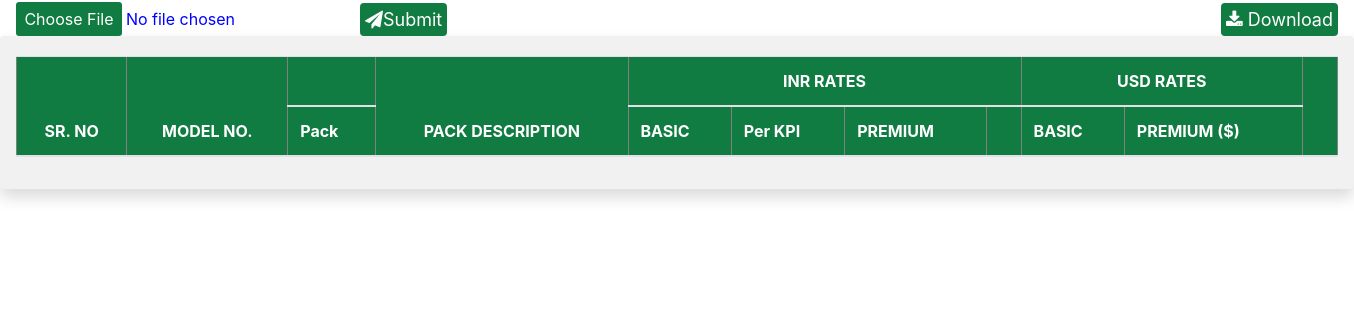
/admins/automatepricing/, run on an earlier commit of the app's database.
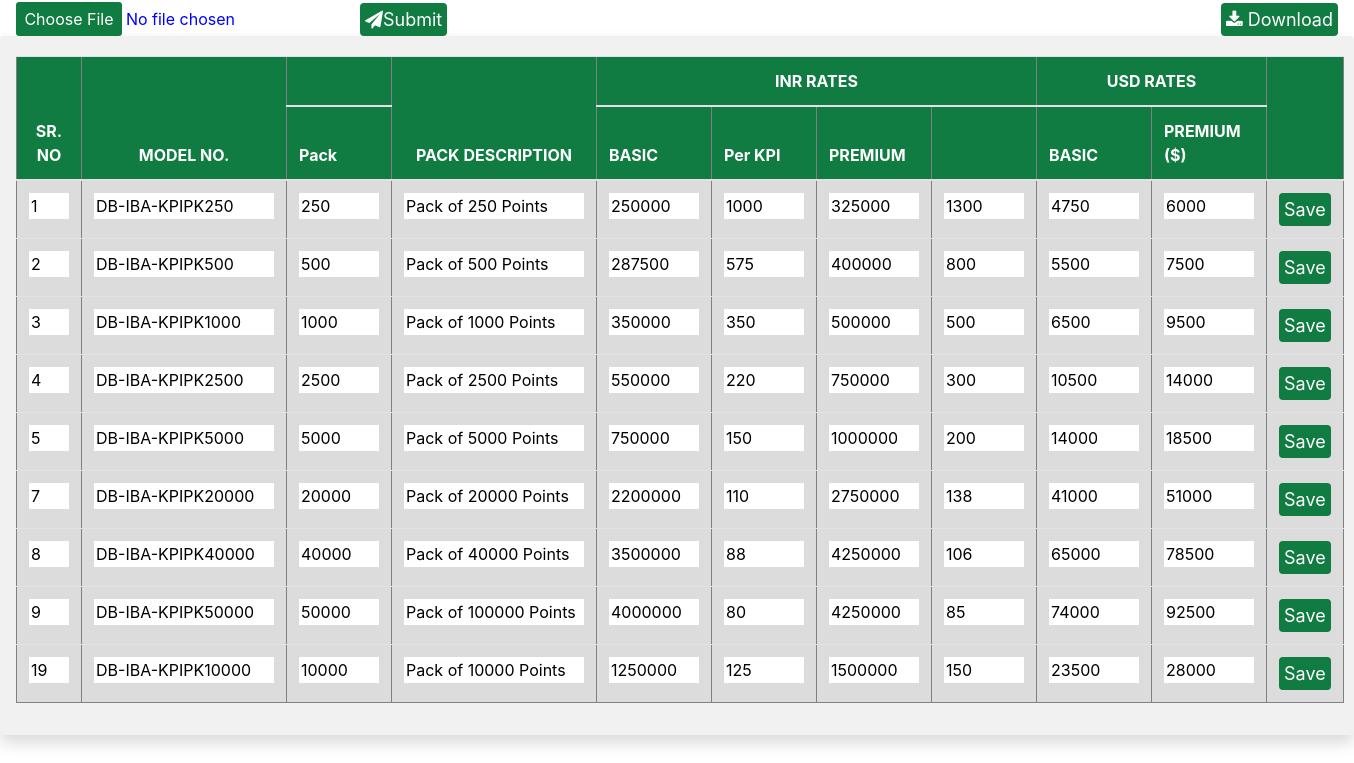
And on a later commit of the database.
### Admin1/models.py (models this page shows)
class Automate_Pricing(models.Model):
    sr_no=models.AutoField(primary_key=True)
    Model_No=models.CharField(max_length=50)
    Max_Slab=models.IntegerField()
    Pack_Desc=models.CharField(max_length=50)
    Inr_Basic=models.IntegerField()
    Inr_Basic_Per_Kpi=models.IntegerField()
    Inr_Premium=models.IntegerField()
    Inr_Premium_Per_Kpi=models.IntegerField()
    Usd_Basic=models.IntegerField()
    Usd_Premium=models.IntegerField()

### Admin1/views.py (the view)
# urls.py: path('automatepricing/',views.automatepricing,name='automatepricing'),
def automatepricing(request):
	entries=Automate_Pricing.objects.all()
	return render(request,'Admin1/automatepricing.html',context={'entries':entries})

### templates/Admin1/automatepricing.html (shortened to what the changed rows need)
<!DOCTYPE html>
<html lang="en">
<head>
    <link rel="stylesheet" href="https://cdnjs.cloudflare.com/ajax/libs/font-awesome/4.7.0/css/font-awesome.min.css">
    <link rel="stylesheet" href="https://cdn.jsdelivr.net/npm/bootstrap@4.1.3/dist/css/bootstrap.min.css"
>
</head>
<body>
    <div style="width:auto;background-color: rgb(241, 241, 241);" class="shadow p-3 mb-5 rounded">
        <form class="my-1">
            <table class="table" border="1">
                <thead style="background-color: #107C41;color:white">
                    <tr style="text-align:center;" style="background-color: #107C41;color:white">
                        <th rowspan="2">SR. NO</th>
                        <th rowspan="2">MODEL NO.</th>
                        <th rowspan="1"></th>
                        <th rowspan="2">PACK DESCRIPTION</th>
                        <th rowspan="1" colspan="4">INR RATES</th>
                        <th rowspan="1" colspan="2">USD RATES</th>
                        <th rowspan="2"><br></th>
                    </tr>
                    <tr style="background-color: #107C41;color:white">
                        <th>Pack</th>
                        <th>BASIC</th>
                        <th>Per KPI</th>
                        <th>PREMIUM</th>
                        <th></th>
                        <th>BASIC</th>
                        <th>PREMIUM ($)</th>
                    </tr>
                </thead>
                <tbody>
                    {% for entry in entries %}
                    <tr style="background-color:#DCDCDC">
                        <td><input  style="width: 40px;border:none"
                               readonly="true" value="{{entry.sr_no}}" type="number"></td>
                        <td><input id="{{entry.sr_no}}Model_No" style="width: 180px;border:none"
                                 readonly="true" value="{{entry.Model_No}}" type="text"></td>
                        <td><input id="{{entry.sr_no}}Max_Slab" style="width: 80px;border:none"
                                value="{{entry.Max_Slab}}" type="number"></td>
                        <td><input id="{{entry.sr_no}}Pack_Desc" style="width: 180px;border:none"
                                value="{{entry.Pack_Desc}}" type="text"></td>
                        <td><input id="{{entry.sr_no}}Inr_Basic" style="width: 90px;border:none"
                                value="{{entry.Inr_Basic}}" type="number"></td>
                        <td><input id="{{entry.sr_no}}Inr_Basic_Per_Kpi" style="width: 80px;border:none"
                                value="{{entry.Inr_Basic_Per_Kpi}}" type="number"></td>
                        <td><input id="{{entry.sr_no}}Inr_Premium" style="width: 90px;border:none"
                                value="{{entry.Inr_Premium}}" type="number"></td>
                        <td><input id="{{entry.sr_no}}Inr_Premium_Per_Kpi" style="width: 80px;border:none"
                                value="{{entry.Inr_Premium_Per_Kpi}}" type="number"></td>
                        <td><input id="{{entry.sr_no}}Usd_Basic" style="width: 90px;border:none"
                                value="{{entry.Usd_Basic}}" type="number"></td>
                        <td><input id="{{entry.sr_no}}Usd_Premium" style="width: 90px;border:none"
                                value="{{entry.Usd_Premium}}" type="number"></td>
                        <td><button value="{{entry.sr_no}}"  type="submit"  class="btn btn-primary save">Save</button></td>
                    </tr>
                    {% endfor %}
                </tbody>
            </table>
        </form>
    </div>

What changed in the data, as far as the page shows it:
added Automate_Pricing: sr_no "1", Model_No "DB-IBA-KPIPK250", Max_Slab "250", Pack_Desc "Pack of 250 Points", Inr_Basic "250000", Inr_Basic_Per_Kpi "1000", Inr_Premium "325000", Inr_Premium_Per_Kpi "1300", Usd_Basic "4750", Usd_Premium "6000"
added Automate_Pricing: sr_no "2", Model_No "DB-IBA-KPIPK500", Max_Slab "500", Pack_Desc "Pack of 500 Points", Inr_Basic "287500", Inr_Basic_Per_Kpi "575", Inr_Premium "400000", Inr_Premium_Per_Kpi "800", Usd_Basic "5500", Usd_Premium "7500"
added Automate_Pricing: sr_no "3", Model_No "DB-IBA-KPIPK1000", Max_Slab "1000", Pack_Desc "Pack of 1000 Points", Inr_Basic "350000", Inr_Basic_Per_Kpi "350", Inr_Premium "500000", Inr_Premium_Per_Kpi "500", Usd_Basic "6500", Usd_Premium "9500"
added Automate_Pricing: sr_no "4", Model_No "DB-IBA-KPIPK2500", Max_Slab "2500", Pack_Desc "Pack of 2500 Points", Inr_Basic "550000", Inr_Basic_Per_Kpi "220", Inr_Premium "750000", Inr_Premium_Per_Kpi "300", Usd_Basic "10500", Usd_Premium "14000"
added Automate_Pricing: sr_no "5", Model_No "DB-IBA-KPIPK5000", Max_Slab "5000", Pack_Desc "Pack of 5000 Points", Inr_Basic "750000", Inr_Basic_Per_Kpi "150", Inr_Premium "1000000", Inr_Premium_Per_Kpi "200", Usd_Basic "14000", Usd_Premium "18500"
added Automate_Pricing: sr_no "7", Model_No "DB-IBA-KPIPK20000", Max_Slab "20000", Pack_Desc "Pack of 20000 Points", Inr_Basic "2200000", Inr_Basic_Per_Kpi "110", Inr_Premium "2750000", Inr_Premium_Per_Kpi "138", Usd_Basic "41000", Usd_Premium "51000"
added Automate_Pricing: sr_no "8", Model_No "DB-IBA-KPIPK40000", Max_Slab "40000", Pack_Desc "Pack of 40000 Points", Inr_Basic "3500000", Inr_Basic_Per_Kpi "88", Inr_Premium "4250000", Inr_Premium_Per_Kpi "106", Usd_Basic "65000", Usd_Premium "78500"
added Automate_Pricing: sr_no "9", Model_No "DB-IBA-KPIPK50000", Max_Slab "50000", Pack_Desc "Pack of 100000 Points", Inr_Basic "4000000", Inr_Basic_Per_Kpi "80", Inr_Premium "4250000", Inr_Premium_Per_Kpi "85", Usd_Basic "74000", Usd_Premium "92500"
added Automate_Pricing: sr_no "19", Model_No "DB-IBA-KPIPK10000", Max_Slab "10000", Pack_Desc "Pack of 10000 Points", Inr_Basic "1250000", Inr_Basic_Per_Kpi "125", Inr_Premium "1500000", Inr_Premium_Per_Kpi "150", Usd_Basic "23500", Usd_Premium "28000"
